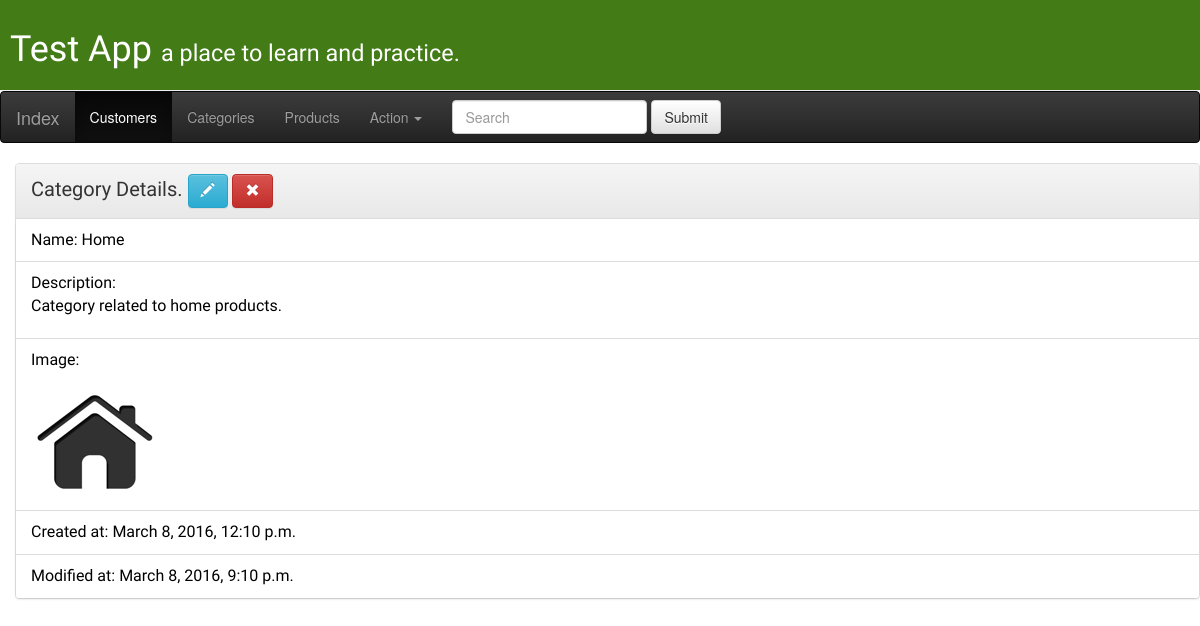
Screenshot of /category/9/detail/ with the database file from the repository.
### app/models.py (models this page shows, shortened)
class Category(models.Model):
	name = models.CharField(max_length=20, unique=True)
	description = models.TextField()
	slug = models.SlugField(unique=True)
	image = models.ImageField(upload_to='images/category', blank=True, null=True)
	created_at = models.DateTimeField(blank=True, null=True)
	modified_at = models.DateTimeField(blank=True, null=True)

### app/views.py (the view)
# urls.py: url(r'^category/(?P<pk>[0-9]+)/detail/$', views.category_detail, name='category_detail'),
def category_detail(request, pk):
	category = get_object_or_404(Category, pk=pk)
	return render(request, 'app/category_detail.html', {'category': category})

### app/templates/app/category_detail.html
{% extends 'app/base.html' %}
{% block context %}
<div class="panel panel-default">
  <div class="panel-heading">Category Details.
  <a class="btn btn-info" href="{% url 'category_edit' pk=category.pk %}"><span class="glyphicon glyphicon-pencil"></span></a>
  <a class="btn btn-danger" href="{% url 'category_remove' pk=category.pk %}"><span class="glyphicon glyphicon-remove"></span></a>
  </div>
<ul class="list-group">
  <li class="list-group-item">Name: {{ category.name }}</li>
  <li class="list-group-item">Description: {{ category.description|linebreaks }}</li>
  {% if category.image %}
  <li class="list-group-item">Image:<br /><img src="{{ category.image.url }}"></li>
  {% endif %}
  <li class="list-group-item">Created at: {{ category.created_at }}</li>
  <li class="list-group-item">Modified at: {{ category.modified_at }}</li>
</ul>
</div>
{% endblock %}

### app/static/css/app.css (style rules this page uses)
.panel-heading { font-size: 15pt; }
.panel { font-size: 12pt; }
.list-group { color: #000000; font-family: 'Architects Daughter'; }
div { display: block; }

### rows the page displays
Category: name "Home", description "Category related to home products.", image (picture), created_at "March 8, 2016, 12:10 p.m.", modified_at "March 8, 2016, 9:10 p.m."
